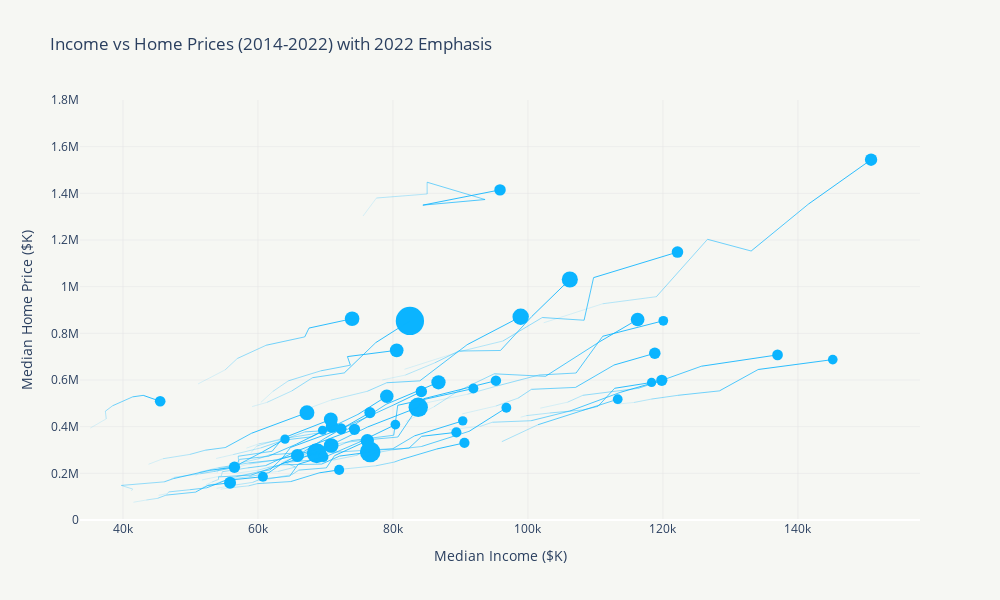

Notebook code for this chart:
### Code cell
import plotly.express as px
import pandas as pd
import numpy as np

# Filter the data for places with population > 1,000,000
df_filtered = df_red_all[df_red_all['population'] > 1000000]

# Filter the data for the selected years
years = [2014, 2015, 2016, 2017, 2018, 2019, 2021, 2022]
df_selected_years = df_filtered[df_filtered['year'].isin(years)]

# Filter the data for 2022
df_2022 = df_selected_years[df_selected_years['year'] == 2022]

# Create the scatter plot for 2022 data points
fig = px.scatter(
    df_2022,
    x='med_inc',
    y='all_home_val',
    size='population',
    color_discrete_sequence=['#0bb4ff'],  # Use the specified color for 2022 bubbles
    hover_name='county_state',
    hover_data={
        'med_inc': ':.2f',
        'all_home_val': ':.2f',
        'year': ':.0f'
    },
    labels={
        'med_inc': 'Median Income ($K) - 2022',
        'all_home_val': 'Median Home Price ($K) - 2022',
        'population': 'Population (2022)'
    },
    title="Income vs Home Prices (2014-2022) with 2022 Emphasis"
)

# Add lines connecting 2014-2021 data points to 2022
for county_state in df_selected_years['county_state'].unique():
    df_county = df_selected_years[df_selected_years['county_state'] == county_state]
    df_county = df_county.sort_values(by='year')
    
    # Correctly apply the gradient color: lighter in 2014, darker as it approaches 2022
    for i in range(len(df_county) - 1):
        year_fraction = i / (len(df_county) - 1)
        color = f'rgba(11, 180, 255, {year_fraction})'  # Fades from lighter to darker as it approaches 2022

        fig.add_shape(
            type='line',
            x0=df_county.iloc[i]['med_inc'],
            y0=df_county.iloc[i]['all_home_val'],
            x1=df_county.iloc[i+1]['med_inc'],
            y1=df_county.iloc[i+1]['all_home_val'],
            line=dict(color=color, width=1)
        )

# Customize the layout
fig.update_traces(
    marker=dict(
        opacity=1.0,  # Make the 2022 bubbles 100% opaque
        line=dict(width=0)  # Remove the outline from 2022 bubbles
    )
)

fig.update_layout(
    height=600,
    width=1000,
    xaxis_title="Median Income ($K)",
    yaxis_title="Median Home Price ($K)",
    yaxis=dict(
        range=[0, 1800000],
        showgrid=True,  # Show horizontal gridlines
        gridcolor='#e2e3e4',  # Set the gridline color
        gridwidth=0.5  # Set the gridline width
    ),
    xaxis=dict(
        showgrid=True,  # Show vertical gridlines
        gridcolor='#e2e3e4',  # Set the gridline color
        gridwidth=0.5  # Set the gridline width
    ),
    plot_bgcolor='#f6f7f3',  # Set background color of the plot to #f6f7f3
    paper_bgcolor='#f6f7f3',  # Set the paper (overall) background color to #f6f7f3
    showlegend=False  # Hide the legend since we don't have multiple series
)

# Save the figure as an SVG file called 2022
fig.write_image("2022.svg")

# Show the plot
fig.show()
